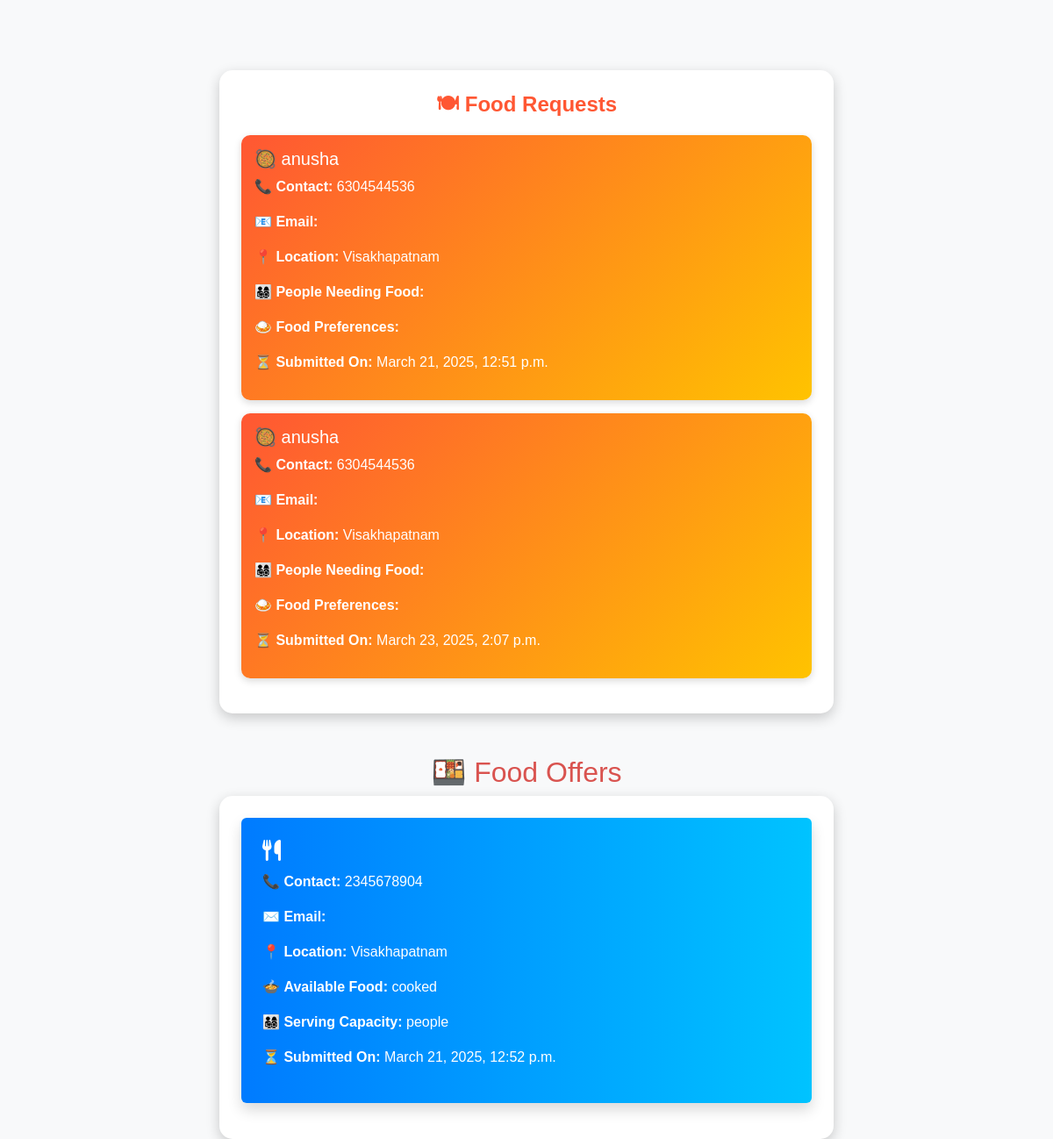
/viewfood/ (signed in), run on the app's committed database.
### disaster_app/models.py (models this page shows, shortened)
class FoodRequest(models.Model):
    FOOD_CHOICES = [
        ('cooked', 'Cooked Food'),
        ('dry', 'Dry Rations'),
        ('baby', 'Baby Food'),
    ]
    user = models.ForeignKey (User, on_delete=models.CASCADE, null=True, blank=True)
    full_name = models.CharField(max_length=100)
    contact = models.CharField(max_length=15)
    location = models.TextField()
    people_count = models.IntegerField(default=1)  # Sets a default of 1
    food_type = models.CharField(max_length=10, choices=FOOD_CHOICES)
    notes = models.TextField(blank=True, null=True)
    created_at = models.DateTimeField(auto_now_add=True)  # Auto store the request time

class FoodOffer(models.Model):
    provider_name = models.CharField(max_length=255)
    contact = models.CharField(max_length=15)
    location = models.CharField(max_length=255)
    food_type = models.CharField(max_length=50, choices=[('cooked', 'Cooked Food'), ('dry', 'Dry Rations'), ('baby', 'Baby Food')])
    quantity = models.PositiveIntegerField()
    expiry_date = models.DateField(null=True, blank=True)  # Expiry date for cooked food
    image = models.ImageField(upload_to="food_images/", null=True, blank=True)
    notes = models.TextField(blank=True, null=True)
    created_at = models.DateTimeField(auto_now_add=True)

### disaster_app/views.py (the view)
@login_required
def viewfood(request):
    food_requests = FoodRequest.objects.all ()  # Fetch all requests
    food_offers = FoodOffer.objects.all()  # Fetch all offers
    return render (request, "viewfood.html", {"food_requests": food_requests, "food_offers": food_offers})

### disaster_app/templates/viewfood.html (shortened to what this page needs)
{% load static %}
<!DOCTYPE html>
<html lang="en">
<head>
    <link rel="stylesheet" href="https://cdn.jsdelivr.net/npm/bootstrap@5.3.0/dist/css/bootstrap.min.css">
</head>
<body>
    <div class="container">
        <h2 class="header-text">🍽 Food Requests</h2>
        {% for request in food_requests %}
            <div class="request-card">
                <h5>🥘 {{ request.full_name }}</h5>
                <p><strong>📞 Contact:</strong> {{ request.contact }}</p>
                <p><strong>📧 Email:</strong> {{ request.email }}</p>
                <p><strong>📍 Location:</strong> {{ request.location }}</p>
                <p><strong>👨‍👩‍👧‍👦 People Needing Food:</strong> {{ request.num_people }}</p>
                <p><strong>🍛 Food Preferences:</strong> {{ request.food_preferences }}</p>
                <p><strong>⏳ Submitted On:</strong> {{ request.created_at }}</p>
            </div>
        {% empty %}
            <p class="no-requests"><i class="fas fa-info-circle"></i> No food requests yet.</p>
        {% endfor %}
    </div>
    <h2 class="text-center mt-5" style="color: #d9534f;">🍱 Food Offers</h2>
    {% if food_offers %}
        <div class="container">
            {% for offer in food_offers %}
                <div class="p-4 mb-3 rounded shadow" style="background: linear-gradient(to right, #007bff, #00c3ff); color: white; border-radius: 12px;">
                    <h4 class="fw-bold"><i class="fas fa-utensils"></i> {{ offer.full_name }}</h4>
                    <p>📞 <strong>Contact:</strong> {{ offer.contact }}</p>
                    <p>✉️ <strong>Email:</strong> {{ offer.email }}</p>
                    <p>📍 <strong>Location:</strong> {{ offer.location }}</p>
                    <p>🍲 <strong>Available Food:</strong> {{ offer.food_type }}</p>
                    <p>👨‍👩‍👧‍👦 <strong>Serving Capacity:</strong> {{ offer.serving_capacity }} people</p>
                    <p>⏳ <strong>Submitted On:</strong> {{ offer.created_at|date:"F d, Y, h:i a" }}</p>
                </div>
            {% endfor %}
        </div>
    {% else %}
        <p class="text-center fw-bold text-muted">🚫 No food offers available at the moment.</p>
    {% endif %}
</body>
</html>

### disaster_app/templates/viewfood.html (style rules this page uses)
body { font-family: 'Poppins', sans-serif; color: white; padding-top: 80px; background: #f8f9fa; }
.container { max-width: 700px; background: white; padding: 25px; border-radius: 15px; box-shadow: 0px 5px 15px rgba(0, 0, 0, 0.2); margin: auto; animation: fadeIn 0.8s ease-in-out; }
.header-text { font-size: 1.5rem; font-weight: bold; color: #FF5733; text-align: center; margin-bottom: 20px; }
.request-card { background: linear-gradient(135deg, #FF5733, #FFC300); color: white; padding: 15px; border-radius: 10px; margin-bottom: 15px; box-shadow: 0px 3px 8px rgba(0, 0, 0, 0.15); transition: transform 0.3s ease-in-out; }

### data on the page
FoodRequest: full_name "anusha", contact "6304544536", location "Visakhapatnam", created_at "March 21, 2025, 12:51 p.m."
FoodRequest: full_name "anusha", contact "6304544536", location "Visakhapatnam", created_at "March 23, 2025, 2:07 p.m."
FoodOffer: contact "2345678904", location "Visakhapatnam", food_type "cooked", created_at "March 21, 2025, 12:52 p.m."
